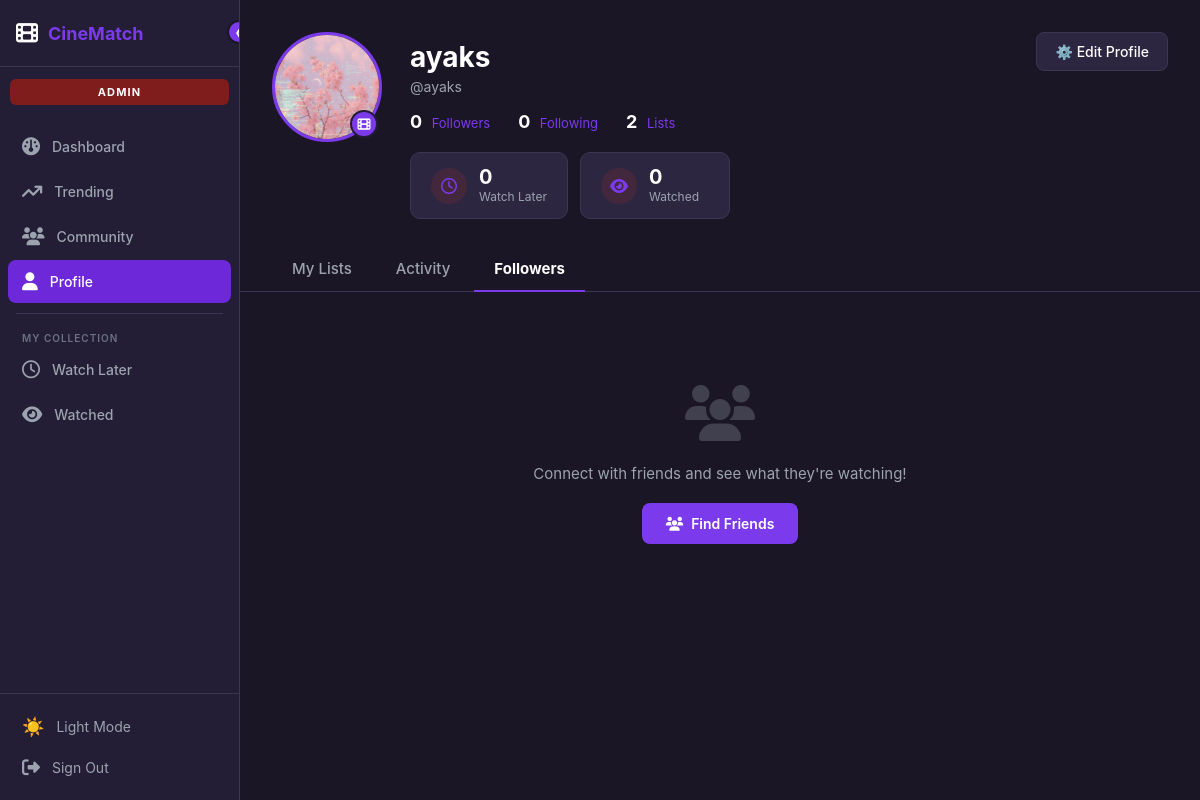
The app's page /users/profile/?tab=followers (signed in), older data.
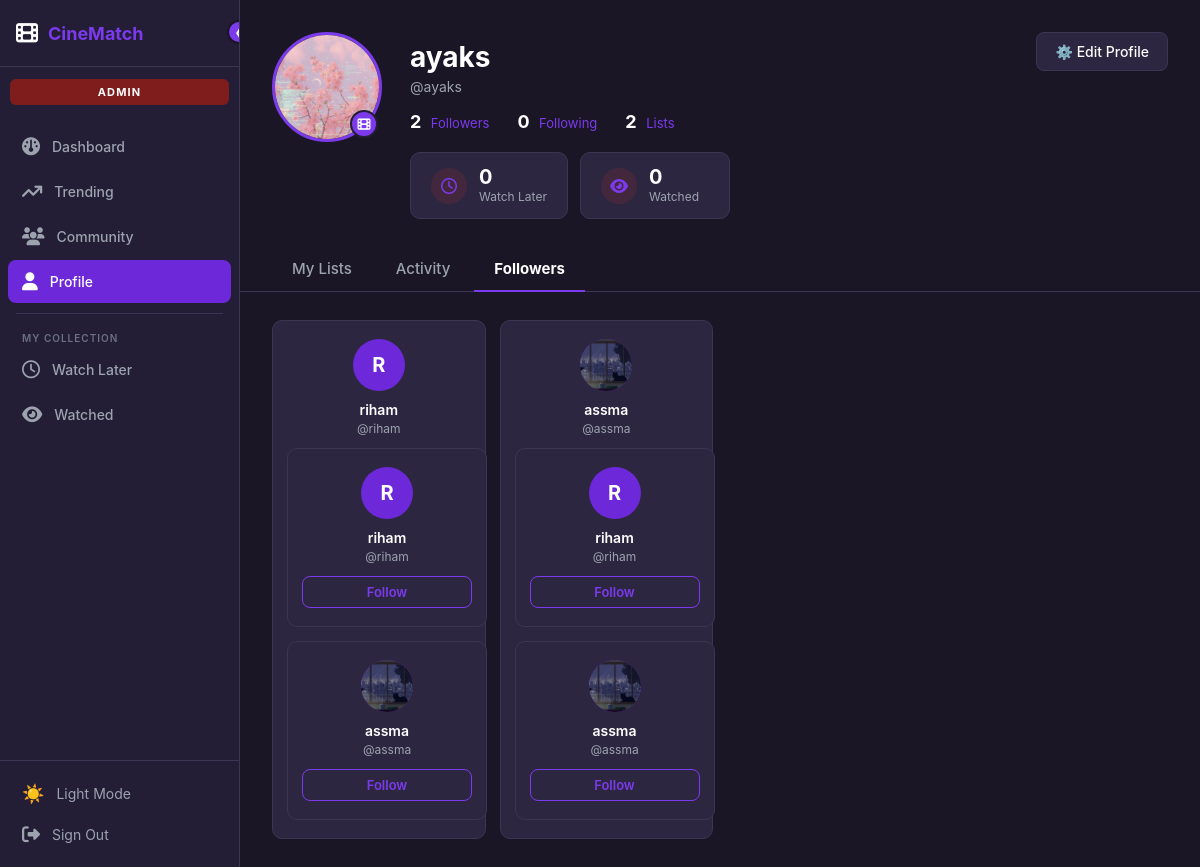
The same page, newer data.
### users/models.py (models this page shows, shortened)
class User(AbstractUser):
    avatar = models.ImageField(upload_to='avatars/', blank=True, null=True)
    bio = models.TextField(blank=True)
    genre_test_done = models.BooleanField(default=False)
    favorite_genres = models.JSONField(default=list, blank=True)
    following = models.ManyToManyField(
        'self',
        symmetrical=False,
        related_name='followers',
        blank=True
    )
    def get_followers_count(self):
        return self.followers.count()
    def get_following_count(self):
        return self.following.count()

### users/views.py (the view)
# urls.py: path('profile/', views.profile_view, name='profile'),
@login_required
def profile_view(request):
    tab = request.GET.get('tab', 'lists')
    if request.method == 'POST':
        form = ProfileForm(
            request.POST,
            request.FILES,
            instance=request.user
        )
        if form.is_valid():
            form.save()
            messages.success(request, 'Profile updated!')
            return redirect('profile')
    else:
        form = ProfileForm(instance=request.user)
    followers = request.user.followers.all()
    following_ids = set(request.user.following.values_list('id', flat=True))
    return render(request, 'users/profile.html', {
        'form': form,
        'tab': tab,
        'followers': followers,
        'following_ids': following_ids,
        'followers_count': request.user.get_followers_count(),
        'following_count': request.user.get_following_count(),
    })

### templates/users/profile.html (shortened to what the changed rows need)
{% extends 'base.html' %}
{% block content %}
<div class="profile-wrap">
  <div class="profile-top">
    <div class="profile-info">
      <div class="profile-stats">
        <div class="profile-stat">
          <span class="num">{{ followers_count }}</span>
          <span class="lbl">Followers</span>
        </div>
      </div>
    </div>
  </div>
  <div class="tab-content">
    {% if tab == 'lists' %}
      <div class="lists-header">
        <div>
          <h2>Custom Lists</h2>
          <p>Organize your movies into collections</p>
        </div>
        <button class="create-list-btn">+ Create List</button>
      </div>
      <div class="lists-grid">
        <div class="list-card">
          <div class="list-card-icon">♥</div>
          <div class="list-card-name">Favorites</div>
          <div class="list-card-count">0 movies</div>
        </div>
        <div class="list-card">
          <div class="list-card-icon">♥</div>
          <div class="list-card-name">Must Watch</div>
          <div class="list-card-count">0 movies</div>
        </div>
      </div>
    {% elif tab == 'activity' %}
      <div class="empty-state">
        <div class="empty-state-icon"><i class="fa-solid fa-film"></i></div>
        <p>Activity feed coming soon!<br>Track your movie watching history.</p>
      </div>
    {% elif tab == 'followers' %}
      {% if followers %}
        <div class="followers-grid">
          {% for follower in followers %}
            <div class="follower-card">
              <div class="follower-av">
                {% if follower.avatar %}
                  <img src="{{ follower.avatar.url }}">
                {% else %}
                  {{ follower.username|first|upper }}
                {% endif %}
              </div>
              <div class="follower-name">{{ follower.username }}</div>
              <div class="follower-handle">@{{ follower.username }}</div>
              {% if followers %}
  <div class="followers-grid">
    {% for follower in followers %}
      <div class="follower-card">
        <div class="follower-av">
          {% if follower.avatar %}
            <img src="{{ follower.avatar.url }}">
          {% else %}
            {{ follower.username|first|upper }}
          {% endif %}
        </div>
        <div class="follower-name">{{ follower.username }}</div>
        <div class="follower-handle">@{{ follower.username }}</div>
        <a href="{% url 'follow' follower.id %}"
           class="follow-toggle-btn {% if follower.id in following_ids %}following{% endif %}">
          {% if follower.id in following_ids %}
            Following ✓
          {% else %}
            Follow
          {% endif %}
        </a>
      </div>
    {% endfor %}
  </div>
{% endif %}
            </div>
          {% endfor %}
        </div>
      {% else %}
        <div class="empty-state">
          <div class="empty-state-icon"><i class="fa-solid fa-users"></i></div>
          <p>Connect with friends and see what they're watching!</p>
          <a href="{% url 'home' %}" class="find-friends-btn">
            <i class="fa-solid fa-users"></i> Find Friends
          </a>
        </div>
      {% endif %}
    {% endif %}
  </div>
</div>
{% endblock %}

Row changes from the older to the newer data that the page shows:
now on this page (row edited): User: username|first "R", username "riham", shows "Follow"
now on this page (row edited): User: avatar (picture), username "assma", shows "Follow"
Text that changed along with them:
{{ followers_count }}: "0" → "2"
text no longer shown: "Connect with friends and see what they're watching! Find Friends"
